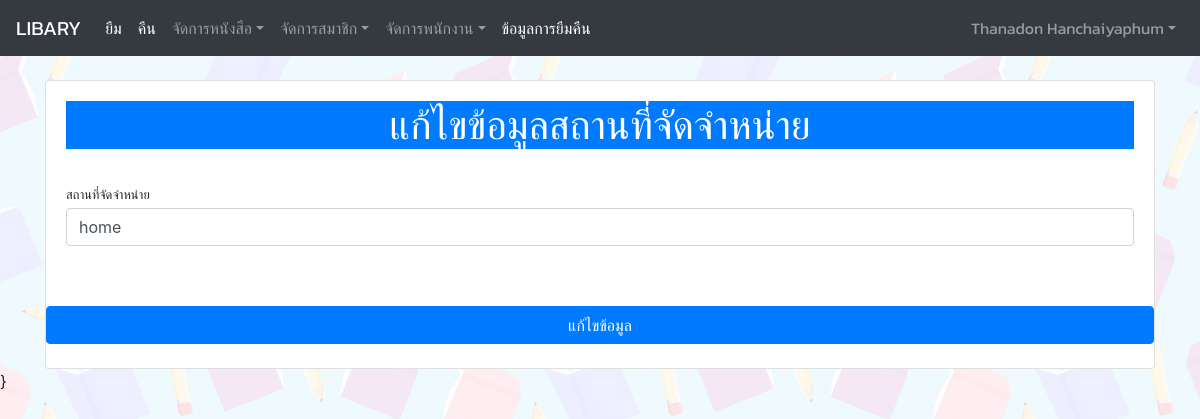
/admin/edit_distribution.php (signed in), run on the app's committed database.
### tables this page shows
CREATE TABLE `staff` (
  `id_staff` tinyint(3) UNSIGNED ZEROFILL NOT NULL,
  `name_staff` varchar(60) NOT NULL,
  `lname_staff` varchar(40) NOT NULL,
  `id_stype` tinyint(2) NOT NULL,
  `username` varchar(50) NOT NULL,
  `password` int(11) NOT NULL
);

CREATE TABLE `distribution` (
  `id_distribution` tinyint(2) UNSIGNED ZEROFILL NOT NULL,
  `distribution` varchar(60) NOT NULL
);

### admin/edit_distribution.php (the view, shortened to what this page needs)
<?php
include('../condb.php');
$id_distribution = $_GET['id_distribution'];
$distribution ="SELECT * FROM distribution WHERE id_distribution='$id_distribution'" or die("Error:" . mysqli_error());
$dis = mysqli_query($con, $distribution);
$d = mysqli_fetch_array($dis);
?>
<!doctype html>
<html lang="en">
  <head>
    <link rel="stylesheet" href="https://cdn.jsdelivr.net/npm/bootstrap@4.5.3/dist/css/bootstrap.min.css">
    <link rel="stylesheet" href="../stly.css">
    <link href="https://cdn.datatables.net/1.10.22/css/jquery.dataTables.min.css" rel="stylesheet">
  </head>
  <body>
   <?php include 'admin_nav.php'?>
   <br>
   <div class="container">
     <div class="card">
        <div class="card-body">
        <h1 class="text-center bg-primary text-white">แก้ไขข้อมูลสถานที่จัดจำหน่าย</h1>
    <form action="../check/update_distribution.php" method="post" name="form1" id="form1">
      <br>
      <div class="form-group">
        <label class="small mb-1" for="inputPassword">สถานที่จัดจำหน่าย</label>
        <input class="form-control" id="distribution" name="distribution" type="text" value="<?php echo $d["distribution"]?>" required />
    </div>
  </div>
  <br>
  <button type="submit" class="btn btn-primary btn-block">แก้ไขข้อมูล</button>
<br>
    </div>
</div>
}
</body>
</html>

### admin/admin_nav.php (shortened to what this page needs)
<?php
include('../condb.php');
$id_staff = $_SESSION['id_staff'];
$query ="SELECT * FROM staff WHERE id_staff='$id_staff'" or die("Error:" . mysqli_error());
$result = mysqli_query($con, $query);
$row = mysqli_fetch_array($result);
?>
<nav class="sb-topnav navbar navbar-expand navbar-dark bg-dark ">
            <a class="navbar-brand" href="../admin/admin_page.php">LIBARY</a>
    <div class="collapse navbar-collapse" id="navbarSupportedContent">
    <ul class="navbar-nav mr-auto">
      <li class="nav-item active">
        <a class="nav-link" href="../admin/borrow.php">ยืม <span class="sr-only">(current)</span></a>
      </li>
      <li class="nav-item active">
        <a class="nav-link" href="../admin/return.php">คืน <span class="sr-only">(current)</span></a>
      </li>
      <li class="nav-item dropdown">
    <a class="nav-link dropdown-toggle" data-toggle="dropdown" href="#" role="button" aria-haspopup="true" aria-expanded="false">จัดการหนังสือ</a>
      </li>
      <li class="nav-item dropdown">
    <a class="nav-link dropdown-toggle" data-toggle="dropdown" href="#" role="button" aria-haspopup="true" aria-expanded="false">จัดการสมาชิก</a>
      </li>
      <li class="nav-item dropdown">
    <a class="nav-link dropdown-toggle" data-toggle="dropdown" href="#" role="button" aria-haspopup="true" aria-expanded="false">จัดการพนักงาน</a>
      </li>
      <li class="nav-item active">
        <a class="nav-link" href="../admin/report.php">ข้อมูลการยืมคืน <span class="sr-only">(current)</span></a>
      </li>
        </div>
            <ul class="navbar-nav ml-auto ml-md-0">
                <li class="nav-item dropdown">
                    <a class="nav-link dropdown-toggle" id="userDropdown" href="#" role="button" data-toggle="dropdown" aria-haspopup="true" aria-expanded="false"> <?php echo $row["name_staff"],"   ", $row["lname_staff"];?></a>
                </li>
            </ul>
        </nav>

### stly.css (style rules this page uses)
a,h5,h2,h3,h4,p,h1,li,ul,label { font-family: 'Kanit', sans-serif; }
body { background-image: url('img/bg.jpg'); }

### data on the page
staff: name_staff "Thanadon", lname_staff "Hanchaiyaphum"
distribution: distribution "home"
